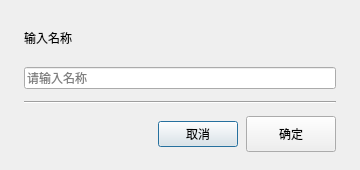
<?xml version='1.0' encoding='UTF-8'?>
<ui version="4.0">
  <class>NameInputDialog</class>
  <widget class="QDialog" name="NameInputDialog">
    <property name="geometry">
      <rect>
        <x>0</x>
        <y>0</y>
        <width>360</width>
        <height>170</height>
      </rect>
    </property>
    <property name="windowTitle">
      <string>输入名称</string>
    </property>
    <layout class="QVBoxLayout" name="mainLayout">
      <property name="spacing">
        <number>12</number>
      </property>
      <property name="leftMargin">
        <number>24</number>
      </property>
      <property name="topMargin">
        <number>20</number>
      </property>
      <property name="rightMargin">
        <number>24</number>
      </property>
      <property name="bottomMargin">
        <number>18</number>
      </property>
      <item>
        <layout class="QHBoxLayout" name="title_row">
          <property name="spacing">
            <number>10</number>
          </property>
          <item>
            <widget class="QLabel" name="title_label">
              <property name="text">
                <string>输入名称</string>
              </property>
              <property name="class" stdset="0">
                <string>dialogTitle</string>
              </property>
            </widget>
          </item>
          <item>
            <spacer name="title_spacer">
              <property name="orientation">
                <enum>Qt::Horizontal</enum>
              </property>
              <property name="sizeHint" stdset="0">
                <size>
                  <width>40</width>
                  <height>20</height>
                </size>
              </property>
            </spacer>
          </item>
        </layout>
      </item>
      <item>
        <widget class="QLineEdit" name="name_edit">
          <property name="placeholderText">
            <string>请输入名称</string>
          </property>
        </widget>
      </item>
      <item>
        <widget class="QFrame" name="button_line">
          <property name="frameShape">
            <enum>QFrame::HLine</enum>
          </property>
          <property name="frameShadow">
            <enum>QFrame::Sunken</enum>
          </property>
        </widget>
      </item>
      <item>
        <layout class="QHBoxLayout" name="bottom_row">
          <property name="spacing">
            <number>8</number>
          </property>
          <item>
            <spacer name="bottom_spacer">
              <property name="orientation">
                <enum>Qt::Horizontal</enum>
              </property>
              <property name="sizeHint" stdset="0">
                <size>
                  <width>40</width>
                  <height>20</height>
                </size>
              </property>
            </spacer>
          </item>
          <item>
            <widget class="QPushButton" name="cancel_btn">
              <property name="text">
                <string>取消</string>
              </property>
            </widget>
          </item>
          <item>
            <widget class="QPushButton" name="ok_btn">
              <property name="minimumSize">
                <size>
                  <width>90</width>
                  <height>36</height>
                </size>
              </property>
              <property name="text">
                <string>确定</string>
              </property>
              <property name="class" stdset="0">
                <string>primary</string>
              </property>
            </widget>
          </item>
        </layout>
      </item>
    </layout>
  </widget>
  <resources />
  <connections />
</ui>
